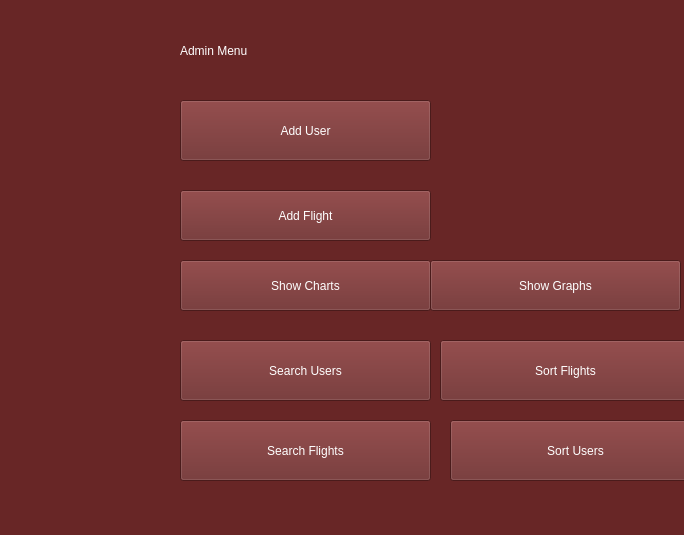
<?xml version="1.0" encoding="UTF-8"?>
<ui version="4.0">
 <class>MainWindow</class>
 <widget class="QMainWindow" name="MainWindow">
  <property name="geometry">
   <rect>
    <x>0</x>
    <y>0</y>
    <width>684</width>
    <height>535</height>
   </rect>
  </property>
  <property name="windowTitle">
   <string>MainWindow</string>
  </property>
  <property name="styleSheet">
   <string notr="true">background-color: rgb(104, 38, 38);</string>
  </property>
  <widget class="QWidget" name="centralwidget">
   <widget class="QPushButton" name="addUser">
    <property name="geometry">
     <rect>
      <x>180</x>
      <y>100</y>
      <width>251</width>
      <height>61</height>
     </rect>
    </property>
    <property name="styleSheet">
     <string notr="true">color: rgb(255, 255, 255);
font: 16pt &quot;MS Shell Dlg 2&quot;;
</string>
    </property>
    <property name="text">
     <string>Add User</string>
    </property>
   </widget>
   <widget class="QPushButton" name="addFlight">
    <property name="geometry">
     <rect>
      <x>180</x>
      <y>190</y>
      <width>251</width>
      <height>51</height>
     </rect>
    </property>
    <property name="styleSheet">
     <string notr="true">color: rgb(255, 255, 255);
font: 16pt &quot;MS Shell Dlg 2&quot;;</string>
    </property>
    <property name="text">
     <string>Add Flight</string>
    </property>
   </widget>
   <widget class="QPushButton" name="graph_bt">
    <property name="geometry">
     <rect>
      <x>180</x>
      <y>260</y>
      <width>251</width>
      <height>51</height>
     </rect>
    </property>
    <property name="styleSheet">
     <string notr="true">color: rgb(255, 255, 255);
font: 16pt &quot;MS Shell Dlg 2&quot;;</string>
    </property>
    <property name="text">
     <string>Show Charts</string>
    </property>
   </widget>
   <widget class="QPushButton" name="serachUsers">
    <property name="geometry">
     <rect>
      <x>180</x>
      <y>340</y>
      <width>251</width>
      <height>61</height>
     </rect>
    </property>
    <property name="styleSheet">
     <string notr="true">color: rgb(255, 255, 255);
font: 16pt &quot;MS Shell Dlg 2&quot;;</string>
    </property>
    <property name="text">
     <string>Search Users</string>
    </property>
   </widget>
   <widget class="QPushButton" name="serachFlights">
    <property name="geometry">
     <rect>
      <x>180</x>
      <y>420</y>
      <width>251</width>
      <height>61</height>
     </rect>
    </property>
    <property name="styleSheet">
     <string notr="true">color: rgb(255, 255, 255);
font: 16pt &quot;MS Shell Dlg 2&quot;;</string>
    </property>
    <property name="text">
     <string>Search Flights</string>
    </property>
   </widget>
   <widget class="QLabel" name="label">
    <property name="geometry">
     <rect>
      <x>180</x>
      <y>10</y>
      <width>261</width>
      <height>81</height>
     </rect>
    </property>
    <property name="styleSheet">
     <string notr="true">color: rgb(255, 255, 255);
font: 16pt &quot;MS Shell Dlg 2&quot;;
</string>
    </property>
    <property name="text">
     <string>Admin Menu</string>
    </property>
   </widget>
   <widget class="QPushButton" name="graph_bt_2">
    <property name="geometry">
     <rect>
      <x>430</x>
      <y>260</y>
      <width>251</width>
      <height>51</height>
     </rect>
    </property>
    <property name="styleSheet">
     <string notr="true">color: rgb(255, 255, 255);
font: 16pt &quot;MS Shell Dlg 2&quot;;</string>
    </property>
    <property name="text">
     <string>Show Graphs</string>
    </property>
   </widget>
   <widget class="QPushButton" name="sortFlights_bt">
    <property name="geometry">
     <rect>
      <x>440</x>
      <y>340</y>
      <width>251</width>
      <height>61</height>
     </rect>
    </property>
    <property name="styleSheet">
     <string notr="true">color: rgb(255, 255, 255);
font: 16pt &quot;MS Shell Dlg 2&quot;;</string>
    </property>
    <property name="text">
     <string>Sort Flights</string>
    </property>
   </widget>
   <widget class="QPushButton" name="sortUser_bt">
    <property name="geometry">
     <rect>
      <x>450</x>
      <y>420</y>
      <width>251</width>
      <height>61</height>
     </rect>
    </property>
    <property name="styleSheet">
     <string notr="true">color: rgb(255, 255, 255);
font: 16pt &quot;MS Shell Dlg 2&quot;;</string>
    </property>
    <property name="text">
     <string>Sort Users</string>
    </property>
   </widget>
  </widget>
  <widget class="QMenuBar" name="menubar">
   <property name="geometry">
    <rect>
     <x>0</x>
     <y>0</y>
     <width>684</width>
     <height>18</height>
    </rect>
   </property>
  </widget>
  <widget class="QStatusBar" name="statusbar"/>
 </widget>
 <resources/>
 <connections/>
</ui>
